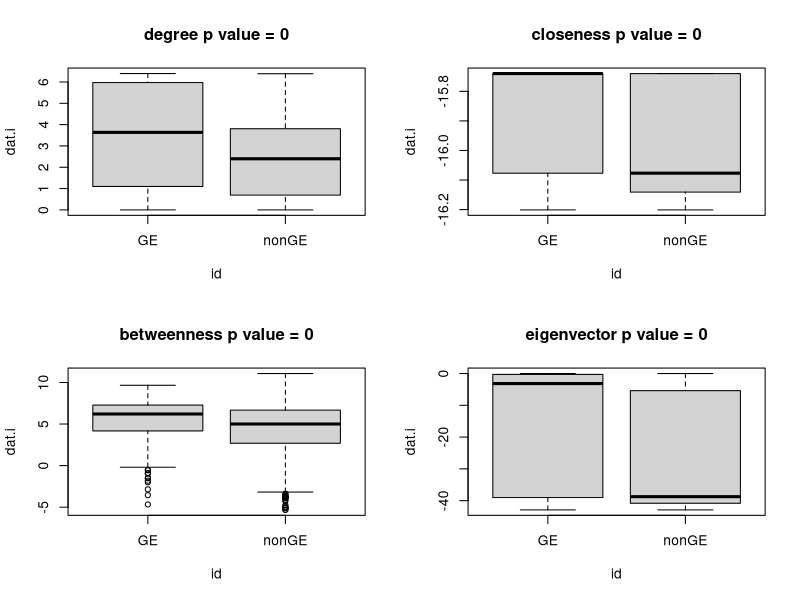

Source code (R):
rm(list=ls())

#libraries
library(igraph)

#data
dat.test<- read.csv("../data/gene_expression_net_feltus_main.csv")

genes <- read.csv("../data/FDR0.1/Cold GxE FDR0.05.csv")

genes <- as.character(genes[,1])

layout(matrix(1:4,ncol=2))
for(i in 2:ncol(dat.test)){
  dat.i <- dat.test[which(is.finite(log(dat.test[,i]))==TRUE),]
  use <- which(dat.i[,1] %in% genes)
  id <- rep('nonGE',nrow(dat.i))
  id[use] <- 'GE'
  dat.i <- log(dat.i[,i])
  obs.i <- abs(mean(dat.i[use])-mean(dat.i[-use]))
  len1 <- c()
  for(j in 1:1000){
    use.j <- sample(1:length(id), length(use), replace=TRUE)
    met.j <- abs(mean(dat.i[use.j])-mean(dat.i[-use.j]))
    len1 <- c(len1,met.j)
  }
  p.i <- round(length(which(len1>obs.i)),4)/j
  boxplot(dat.i~id,main=paste0(colnames(dat.test)[i],' p value = ',p.i))
}